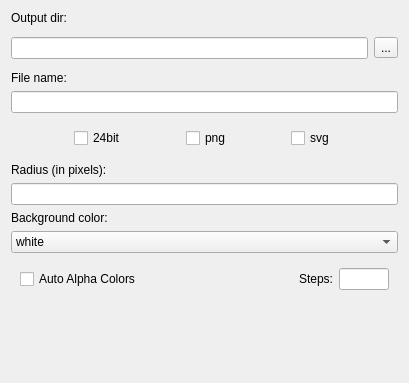
<?xml version="1.0" encoding="UTF-8"?>
<ui version="4.0">
 <class>WImage</class>
 <widget class="QWidget" name="WImage">
  <property name="geometry">
   <rect>
    <x>0</x>
    <y>0</y>
    <width>409</width>
    <height>383</height>
   </rect>
  </property>
  <property name="windowTitle">
   <string>Form</string>
  </property>
  <layout class="QVBoxLayout" name="verticalLayout">
   <item>
    <widget class="QLabel" name="label">
     <property name="text">
      <string>Output dir:</string>
     </property>
    </widget>
   </item>
   <item>
    <widget class="QFrame" name="frame">
     <property name="frameShape">
      <enum>QFrame::NoFrame</enum>
     </property>
     <property name="frameShadow">
      <enum>QFrame::Plain</enum>
     </property>
     <property name="lineWidth">
      <number>0</number>
     </property>
     <layout class="QHBoxLayout" name="horizontalLayout">
      <property name="leftMargin">
       <number>0</number>
      </property>
      <property name="topMargin">
       <number>6</number>
      </property>
      <property name="rightMargin">
       <number>0</number>
      </property>
      <property name="bottomMargin">
       <number>6</number>
      </property>
      <item>
       <widget class="QLineEdit" name="lineEdit_Dir">
        <property name="enabled">
         <bool>true</bool>
        </property>
        <property name="text">
         <string/>
        </property>
       </widget>
      </item>
      <item>
       <widget class="QToolButton" name="toolButton">
        <property name="text">
         <string>...</string>
        </property>
       </widget>
      </item>
     </layout>
    </widget>
   </item>
   <item>
    <widget class="QLabel" name="label_2">
     <property name="text">
      <string>File name:</string>
     </property>
    </widget>
   </item>
   <item>
    <widget class="QLineEdit" name="lineEdit_FileName"/>
   </item>
   <item>
    <widget class="QFrame" name="frame_2">
     <property name="frameShape">
      <enum>QFrame::NoFrame</enum>
     </property>
     <property name="frameShadow">
      <enum>QFrame::Plain</enum>
     </property>
     <property name="lineWidth">
      <number>0</number>
     </property>
     <layout class="QHBoxLayout" name="horizontalLayout_2">
      <item>
       <spacer name="horizontalSpacer">
        <property name="orientation">
         <enum>Qt::Horizontal</enum>
        </property>
        <property name="sizeHint" stdset="0">
         <size>
          <width>40</width>
          <height>20</height>
         </size>
        </property>
       </spacer>
      </item>
      <item>
       <widget class="QCheckBox" name="checkBox_24bit">
        <property name="text">
         <string>24bit</string>
        </property>
       </widget>
      </item>
      <item>
       <spacer name="horizontalSpacer_3">
        <property name="orientation">
         <enum>Qt::Horizontal</enum>
        </property>
        <property name="sizeHint" stdset="0">
         <size>
          <width>40</width>
          <height>20</height>
         </size>
        </property>
       </spacer>
      </item>
      <item>
       <widget class="QCheckBox" name="checkBox_png">
        <property name="text">
         <string>png</string>
        </property>
       </widget>
      </item>
      <item>
       <spacer name="horizontalSpacer_4">
        <property name="orientation">
         <enum>Qt::Horizontal</enum>
        </property>
        <property name="sizeHint" stdset="0">
         <size>
          <width>40</width>
          <height>20</height>
         </size>
        </property>
       </spacer>
      </item>
      <item>
       <widget class="QCheckBox" name="checkBox_svg">
        <property name="text">
         <string>svg</string>
        </property>
       </widget>
      </item>
      <item>
       <spacer name="horizontalSpacer_2">
        <property name="orientation">
         <enum>Qt::Horizontal</enum>
        </property>
        <property name="sizeHint" stdset="0">
         <size>
          <width>40</width>
          <height>20</height>
         </size>
        </property>
       </spacer>
      </item>
     </layout>
    </widget>
   </item>
   <item>
    <widget class="QLabel" name="label_3">
     <property name="text">
      <string>Radius (in pixels):</string>
     </property>
    </widget>
   </item>
   <item>
    <widget class="QLineEdit" name="lineEdit_Radius"/>
   </item>
   <item>
    <widget class="QLabel" name="label_4">
     <property name="text">
      <string>Background color:</string>
     </property>
    </widget>
   </item>
   <item>
    <widget class="QComboBox" name="comboBox_color">
     <item>
      <property name="text">
       <string>white</string>
      </property>
     </item>
     <item>
      <property name="text">
       <string>black</string>
      </property>
     </item>
    </widget>
   </item>
   <item>
    <widget class="QFrame" name="frame_3">
     <property name="frameShape">
      <enum>QFrame::NoFrame</enum>
     </property>
     <property name="frameShadow">
      <enum>QFrame::Plain</enum>
     </property>
     <property name="lineWidth">
      <number>0</number>
     </property>
     <layout class="QHBoxLayout" name="horizontalLayout_3">
      <item>
       <widget class="QCheckBox" name="checkBox_AlphaColors">
        <property name="text">
         <string>Auto Alpha Colors</string>
        </property>
       </widget>
      </item>
      <item>
       <spacer name="horizontalSpacer_5">
        <property name="orientation">
         <enum>Qt::Horizontal</enum>
        </property>
        <property name="sizeHint" stdset="0">
         <size>
          <width>40</width>
          <height>20</height>
         </size>
        </property>
       </spacer>
      </item>
      <item>
       <widget class="QLabel" name="label_5">
        <property name="text">
         <string>Steps:</string>
        </property>
       </widget>
      </item>
      <item>
       <widget class="QLineEdit" name="lineEdit_AlphaSteps">
        <property name="minimumSize">
         <size>
          <width>50</width>
          <height>0</height>
         </size>
        </property>
        <property name="maximumSize">
         <size>
          <width>50</width>
          <height>16777215</height>
         </size>
        </property>
       </widget>
      </item>
     </layout>
    </widget>
   </item>
   <item>
    <spacer name="verticalSpacer">
     <property name="orientation">
      <enum>Qt::Vertical</enum>
     </property>
     <property name="sizeHint" stdset="0">
      <size>
       <width>20</width>
       <height>40</height>
      </size>
     </property>
    </spacer>
   </item>
  </layout>
 </widget>
 <resources/>
 <connections/>
</ui>
